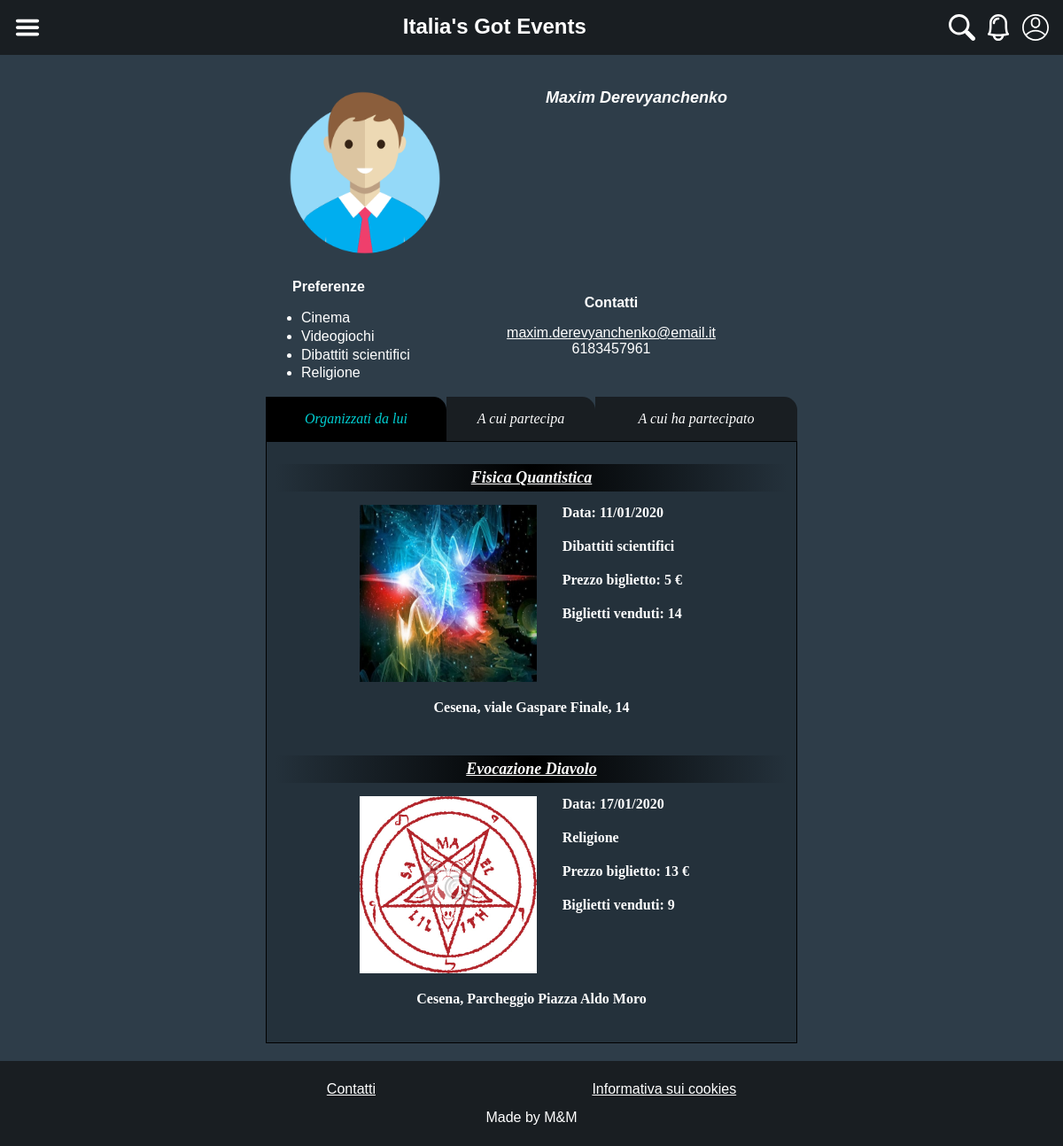
Screenshot of /profile.php?id=2 with the database file from the repository.
### tables this page shows
CREATE TABLE `utenti` (
  `id_utente` bigint(20) NOT NULL,
  `nome` varchar(255) NOT NULL,
  `cognome` varchar(255) NOT NULL,
  `data_di_nascita` date NOT NULL,
  `email` varchar(255) NOT NULL,
  `password` char(60) NOT NULL,
  `città` varchar(255) NOT NULL,
  `cellulare` varchar(15) DEFAULT NULL,
  `immagine` varchar(255) DEFAULT NULL,
  `utente_attivo` tinyint(1) NOT NULL,
  `username` varchar(255) NOT NULL
);

CREATE TABLE `eventi` (
  `id_evento` bigint(20) NOT NULL,
  `categoria` bigint(20) NOT NULL,
  `titolo` varchar(255) NOT NULL,
  `luogo_avvenimento` varchar(255) NOT NULL,
  `indirizzo` varchar(255) NOT NULL,
  `data_avvenimento` date NOT NULL,
  `data_conclusione` date DEFAULT NULL,
  `orario` time NOT NULL,
  `descrizione_lunga` mediumtext NOT NULL,
  `prezzo` bigint(20) NOT NULL,
  `immagine_evento` varchar(255) DEFAULT NULL,
  `numero_visualizzazioni` bigint(20) NOT NULL,
  `organizzatore` bigint(20) NOT NULL,
  `data_inserimento` date NOT NULL,
  `evento_attivo` tinyint(1) NOT NULL
);

CREATE TABLE `categorie` (
  `id_categoria` bigint(20) NOT NULL,
  `nome_categoria` varchar(255) NOT NULL
);

### profile.php (called while the page is built, shortened)
<?php
    require_once("template/boot.php");
    $user = $dbh->getUserFromId($_GET["id"]);
    require("template/base.php");
?>

### utils/database.php (called while the page is built, shortened)
<?php
    class DatabaseHelper{
        private $db;
        public function __construct($servername, $username, $password, $dbname){
            $this->db = new mysqli($servername, $username, $password, $dbname);
        }
        public function getUserFromId($id_utente){
            $stmt = $this->db->prepare("SELECT *, (SELECT GROUP_CONCAT(categoria) FROM utente_ha_categoria WHERE utente = id_utente GROUP BY utente) as id_categorie, (SELECT GROUP_CONCAT(nome_categoria) FROM utente_ha_categoria, categorie WHERE utente = id_utente AND categoria = id_categoria GROUP BY utente) as nomi_categorie FROM utenti WHERE id_utente = ?");
            $stmt->bind_param("i", $id_utente);
            $stmt->execute();
            return $stmt->get_result()->fetch_all(MYSQLI_ASSOC)[0];
        }
        public function getEventsManagedFromUserId($id_utente){
            $stmt = $this->db->prepare("SELECT * FROM eventi, categorie WHERE organizzatore = ? AND categoria = id_categoria AND evento_attivo = TRUE");
            $stmt->bind_param("i", $id_utente);
            $stmt->execute();
            return $stmt->get_result()->fetch_all(MYSQLI_ASSOC);
        }
        public function getSoldTickets($event_id){
            $stmt = $this->db->prepare("SELECT COUNT(*) as Numero FROM eventi, biglietti WHERE evento_attivo = TRUE AND evento = ? AND evento = id_evento AND proprietario != organizzatore ");
            $stmt->bind_param("i", $event_id);
            $stmt->execute();
            return $stmt->get_result()->fetch_all(MYSQLI_ASSOC)[0]["Numero"];
        }
    }
?>

### template/boot.php (called while the page is built, shortened)
<?php
require_once("utils/functions.php");
require_once("utils/database.php");
$dbh = new DatabaseHelper("localhost", "root", "", "italias_got_events");
?>

### utils/functions.php (called while the page is built, shortened)
<?php
    function isUserLoggedIn(){
        return !empty($_SESSION["id_utente"]);
    }
    function isUserLoggedMe($id){
        return isUserLoggedIn() && !strcmp($id, $_SESSION["id_utente"]);
    }
?>

### template/profile_base.php (the view, shortened to what this page needs)
<div>
    <img src="<?php echo UPLOAD_DIR.$user["immagine"]; ?>" alt="Immagine di <?php echo $user["nome"]." ".$user["cognome"]; ?>" class="big_image"/>
    <h2><?php echo $user["nome"]." ".$user["cognome"]; ?></h2>
    <div>
    <h3 id="pref">Preferenze</h3>
    <ul id="categories_profile">
    <?php if(isset($user["nomi_categorie"])): ?>
        <?php foreach(explode(",", $user["nomi_categorie"]) as $categoria): ?>
        <li><?php echo $categoria; ?></li>
        <?php endforeach; ?>
    <?php endif; ?>
    </ul>
    </div>
    <div>
    <h3 id="cont">Contatti</h3>
    <ul>
        <li><a href="mailto:<?php echo $user["email"]; ?>"><?php echo $user["email"]; ?></a></li>
        <?php if(strcmp($user["cellulare"], "null")): ?>
        <li><?php echo $user["cellulare"]; ?></li>
        <?php endif; ?>
    </ul>
    </div>
</div>
<div id="tabs_bar">
    <button class="tab_links button selected" id="toggle_events_organized" onclick="openTab(event,'events_organized')" >Organizzati da <?php echo isUserLoggedMe($user["id_utente"]) ? "me" : "lui"; ?></button>
    <button class="tab_links button" id="toggle_events_future" onclick="openTab(event,'events_future')">A cui partecip<?php echo isUserLoggedMe($user["id_utente"]) ? "o" : "a"; ?></button>
    <button class="tab_links button" id="toggle_events_past" onclick="openTab(event,'events_past')">A cui <?php echo isUserLoggedMe($user["id_utente"]) ? "ho" : "ha"; ?> partecipato</button>
</div>
<div class="tab_content" id="events_organized">
    <?php foreach($dbh->getEventsManagedFromUserId($user["id_utente"]) as $event): ?>
    <article>
    <a href="event.php?id=<?php echo $event["id_evento"]; ?>"><h2><?php echo $event["titolo"]; ?></h2></a>
    <img src="<?php echo UPLOAD_DIR.$event["immagine_evento"]; ?>" alt="<?php echo $event["titolo"]; ?>" class="big_image" />
    <h3>Data: <?php echo date_format(date_create($event["data_avvenimento"]),"d/m/Y"); ?></h3>
    <h3><?php echo $event["nome_categoria"]; ?></h3>
    <h3>Prezzo biglietto: <?php echo $event["prezzo"] == 0 ? "Gratuito" : $event["prezzo"]." &euro;"; ?></h3>
    <h3>Biglietti venduti: <?php echo $dbh->getSoldTickets($event["id_evento"]); ?></h3>
    <h3 class="address"><?php echo ucfirst($event["luogo_avvenimento"]).", ".$event["indirizzo"]; ?></h3>
    </article>
    <?php endforeach; ?>
</div>

### css/style.css (style rules this page uses)
html { height: 100%; }
body { display: flex; flex-direction: column; width: 100%; min-height: 100%; background-color: #2E3D49; margin: 0; color: white; font-family: "Average Sans", sans-serif; font-size: 100%; position: relative; }
ul { list-style: none; }
.big_image { width: 100px; height: 100px; float: left; margin-left: 2%; margin-right: 5%; }
a { color: white; }
h2 { font-size: large; font-style: italic; padding: 5px; }
h3 { font-size: medium; margin-top: 0; }
article { padding: 10px; padding-top: 0; font-family: "Times New Roman", Times, serif; }
article h2 { background-image: linear-gradient(to right, #2E3D49, black, #2E3D49); }
article > h3 { text-align: left; margin-bottom: 10px; }
.address { text-align: center; margin-top: 20px; }
.button { border: black 3px solid; background-color: #191E22; color: white; padding: 7px; cursor: pointer; font-size: 80%; font-style: italic; text-decoration: none; border-radius: 7px; height: auto; line-height: initial; font-family: "Times New Roman", Times, serif; }
#tabs_bar { overflow: hidden; clear: both; }
.tab_links { float: left; border: none; outline: none; cursor: pointer; transition: 0.3s; font-size: medium; border-radius: 0 15px 0 0; height: 50px; }
#toggle_events_organized { width: 34%; }
#toggle_events_future { width: 28%; }
#toggle_events_past { width: 38%; }
.tab_links.selected { background-color: black; color: #00CED1; }
.tab_content { border: black 1px solid; background-color: #24313b; display: none; }
#events_organized { display: block; padding-top: 10px; padding-bottom: 10px; }
#events_organized h3 { margin-bottom: 20px; }
#pref { clear: left; text-align: left; margin-left: 30px; margin-bottom: 0; padding-top: 20px; }
#categories_profile { text-align: left; float: left; width: 30%; line-height: 1.3; list-style-type: disc; box-sizing: border-box; }
.tab_content h2 { background-image: linear-gradient(to right, #24313b, black, #24313b); }
@media screen and (min-width: 768px) { section > img, #cart > li img, main article img, form > img { padding-left: calc(49% - 200px); } }
@media screen and (min-width: 768px) { .address { clear: left; padding-top: 20px; } }
@media screen and (min-width: 768px) { .big_image { width: 200px; height: 200px; } }

### rows the page displays
utenti: immagine (picture), nome "Maxim", cognome "Derevyanchenko", email "maxim.derevyanchenko@email.it", cellulare "6183457961"
eventi: titolo "Fisica Quantistica", immagine_evento (picture), data_avvenimento "11/01/2020", categoria.nome_categoria "Dibattiti scientifici", prezzo "5", SoldTickets "14", luogo_avvenimento "Cesena", indirizzo "viale Gaspare Finale, 14"
eventi: titolo "Evocazione Diavolo", immagine_evento (picture), data_avvenimento "17/01/2020", categoria.nome_categoria "Religione", prezzo "13", SoldTickets "9", luogo_avvenimento "Cesena", indirizzo "Parcheggio Piazza Aldo Moro"

### other values shown
$categoria "Cinema"
$categoria "Videogiochi"
$categoria "Dibattiti scientifici"
$categoria "Religione"
